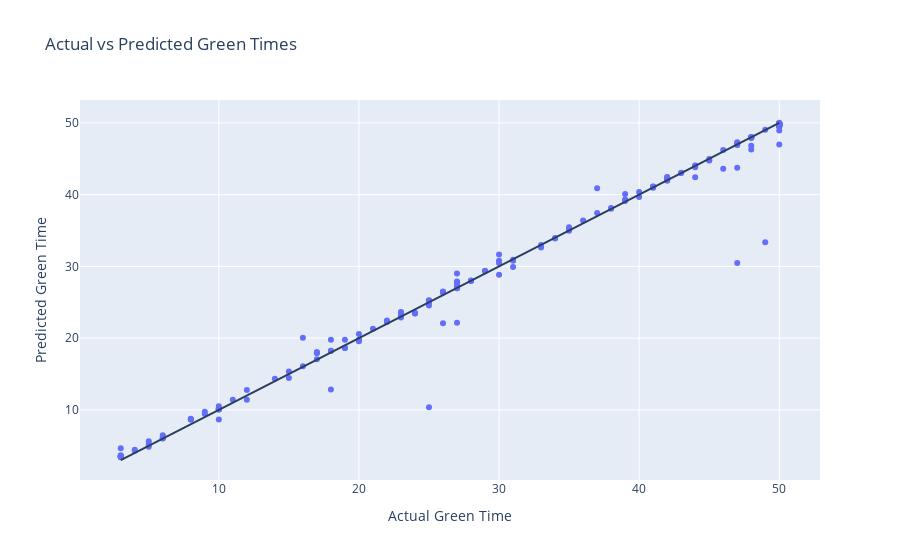

The code cell stored with this chart in its notebook:
### Code cell
import plotly.express as px

fig = px.scatter(x=y_test, y=predictions, labels={'x': 'Actual Green Time', 'y': 'Predicted Green Time'},
                 title='Actual vs Predicted Green Times')
fig.add_shape(type='line', x0=y_test.min(), y0=y_test.min(), x1=y_test.max(), y1=y_test.max())
fig.show()

### Figure 1 — Plotly figure (JSON) as saved in the notebook; plotly's stock layout.template omitted (floating-point values rounded to 4 significant figures; data arrays with more than 128 entries replaced by an {"elided": "..."} marker saying what was removed)
{"data": [{"hovertemplate": "Actual Green Time=%{x}<br>Predicted Green Time=%{y}<extra></extra>", "legendgroup": "", "marker": {"color": "#636efa", "symbol": "circle"}, "mode": "markers", "name": "", "orientation": "v", "showlegend": false, "type": "scatter", "x": {"elided": "216 int values"}, "xaxis": "x", "y": {"elided": "216 float values"}, "yaxis": "y"}], "layout": {"legend": {"tracegroupgap": 0}, "shapes": [{"type": "line", "x0": 3, "x1": 50, "y0": 3, "y1": 50}], "title": {"text": "Actual vs Predicted Green Times"}, "xaxis": {"anchor": "y", "domain": [0, 1], "title": {"text": "Actual Green Time"}}, "yaxis": {"anchor": "x", "domain": [0, 1], "title": {"text": "Predicted Green Time"}}}}
